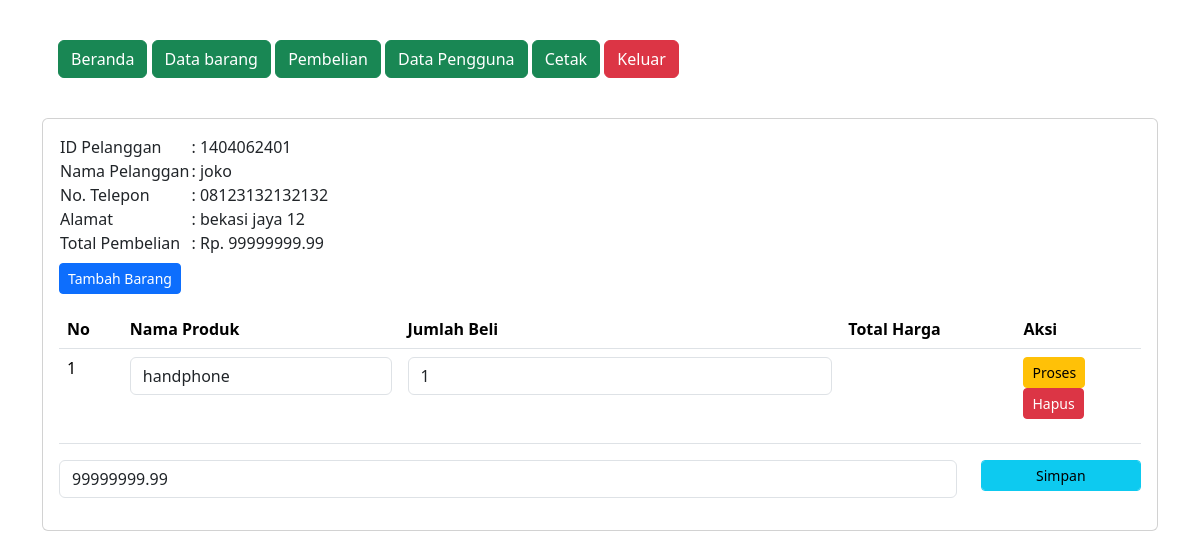
The page /administrator/detail_pembelian.php?PelangganID=1404062401 (signed in) on the database its author committed.
### tables this page shows
CREATE TABLE `penjualan` (
  `PenjualanID` int(11) NOT NULL,
  `TanggalPenjualan` date NOT NULL,
  `TotalHarga` decimal(10,2) NOT NULL,
  `PelangganID` int(11) NOT NULL
);

CREATE TABLE `pelanggan` (
  `PelangganID` int(11) NOT NULL,
  `NamaPelanggan` varchar(255) NOT NULL,
  `Alamat` text NOT NULL,
  `NomorTelepon` varchar(15) NOT NULL
);

CREATE TABLE `detailpenjualan` (
  `DetailID` int(11) NOT NULL,
  `PenjualanID` int(11) NOT NULL,
  `ProdukID` int(11) NOT NULL,
  `JumlahProduk` int(11) NOT NULL,
  `SubTotal` decimal(10,2) NOT NULL
);

CREATE TABLE `produk` (
  `ProdukID` int(11) NOT NULL,
  `NamaProduk` varchar(255) NOT NULL,
  `Harga` decimal(10,2) NOT NULL,
  `Stok` int(11) NOT NULL
);

### administrator/detail_pembelian.php (the view, shortened to what this page needs)
<?php
include "header.php";
include "navbar.php";
?>
<div class="card mt-2">
    <div class="card-body">
        <?php
        include '../koneksi.php';
        $PelangganID = $_GET['PelangganID'];
        $data = mysqli_query($koneksi, "SELECT * FROM pelanggan INNER JOIN
penjualan ON pelanggan.PelangganID=penjualan.PelangganID");
        while ($d = mysqli_fetch_array($data)) {
        ?>
            <?php if ($d['PelangganID'] == $PelangganID) { ?>
                <table>
                    <tr>
                        <td>ID Pelanggan</td>
                        <td>: <?php echo $d['PelangganID']; ?></td>
                    </tr>
                    <tr>
                        <td>Nama Pelanggan</td>
                        <td>: <?php echo $d['NamaPelanggan']; ?></td>
                    </tr>
                    <tr>
                        <td>No. Telepon</td>
                        <td>: <?php echo $d['NomorTelepon']; ?></td>
                    </tr>
                    <tr>
                        <td>Alamat</td>
                        <td>: <?php echo $d['Alamat']; ?></td>
                    </tr>
                    <tr>
                        <td>Total Pembelian</td>
                        <td>: Rp. <?php echo $d['TotalHarga']; ?></td>
                    </tr>
                </table>
                <form method="post" action="tambah_detail_penjualan.php">
                    <button type="submit" class="btn btn-primary btn-sm mt-2">
                        Tambah Barang
                    </button>
                </form>
                <table class="table">
                    <thead>
                        <tr>
                            <th>No</th>
                            <th>Nama Produk</th>
                            <th>Jumlah Beli</th>
                            <th>Total Harga</th>
                            <th>Aksi</th>
                        </tr>
                    </thead>
                    <tbody>
                        <?php
                        include '../koneksi.php';
                        $nos = 1;
                        $detailpenjualan = mysqli_query($koneksi, "SELECT * FROM detailpenjualan");
                        while ($d_detailpenjualan =
                            mysqli_fetch_array($detailpenjualan)
                        ) {
                        ?>
                            <?php
                            if (
                                $d_detailpenjualan['PenjualanID'] ==
                                $d['PenjualanID']
                            ) { ?>
                                <tr>
                                    <td><?php echo $nos++; ?></td>
                                    <td>
                                        <form action="simpan_barang_beli.php" method="post">
                                            <div class="form-group">
                                                <select name="ProdukID" class="form-control" onchange="this.form.submit()">
                                                    <?php
                                                    include '../koneksi.php';
                                                    $produk =
                                                        mysqli_query($koneksi, "SELECT * FROM produk");
                                                    while ($d_produk =
                                                        mysqli_fetch_array($produk)
                                                    ) {
                                                    ?>
                                                        <option value="<?php echo
                                                                        $d_produk['ProdukID']; ?>" <?php if ($d_produk['ProdukID'] == $d_detailpenjualan['ProdukID']) {
                                                            echo "selected";
                                                        }
                            ?>><?php echo $d_produk['NamaProduk']; ?></option>
                                                    <?php } ?>
                                                </select>
                                            </div>
                                        </form>
                                    </td>
                                    <td>
                                        <form method="post" action="hitung_subtotal.php">
                                            <div class="form-group">
                                                <input type="number" name="JumlahProduk" value="<?php echo $d_detailpenjualan['JumlahProduk']; ?>" class="form-control">
                                            </div>
                                    </td>
                                    <td><?php echo
                                        $d_detailpenjualan['Subtotal']; ?></td>
                                    <td>
                                        <button type="submit" class="btn btn-warning btn-sm">Proses</button>
                                        <form method="post" action="hapus_detail_pembelian.php">
                                            <button type="submit" class="btn btn-danger btn-sm">Hapus</button>
                                        </form>
                                    </td>
                                </tr>
                            <?php } else {
                            ?>
                        <?php
                            }
                        }
                        ?>
                    </tbody>
                </table>
                <form method="post" action="simpan_total_harga.php">
                    <?php
                    include '../koneksi.php';
                    $detailpenjualan = mysqli_query($koneksi, "SELECT
SUM(Subtotal) AS TotalHarga FROM detailpenjualan
WHERE PenjualanID='$d[PenjualanID]'");
                    $row = mysqli_fetch_assoc($detailpenjualan);
                    $sum = $row['TotalHarga'];
                    ?>
                    <div class="row">
                        <div class="col-sm-10">
                            <div class="form-group">
                                <input type="text" class="form-control" name="TotalHarga" value="<?php echo $sum; ?>">
                            </div>
                        </div>
                        <div class="col-sm-2">
                            <div class="form-group">
                                <button class="btn btn-info btn-sm form-control" type="submit">Simpan</button>
                            </div>
                        </div>
                    </div>
                </form>
            <?php } else { ?>
        <?php
            }
        }
        ?>
    </div>
</div>
<?php
include "footer.php";
?>

### rows shown on the page
penjualan: PelangganID "1404062401", PelangganID.NamaPelanggan "joko", PelangganID.NomorTelepon "08123132132132", PelangganID.Alamat "bekasi jaya 12", TotalHarga "99999999.99"
detailpenjualan: ProdukID "handphone", JumlahProduk "1"
